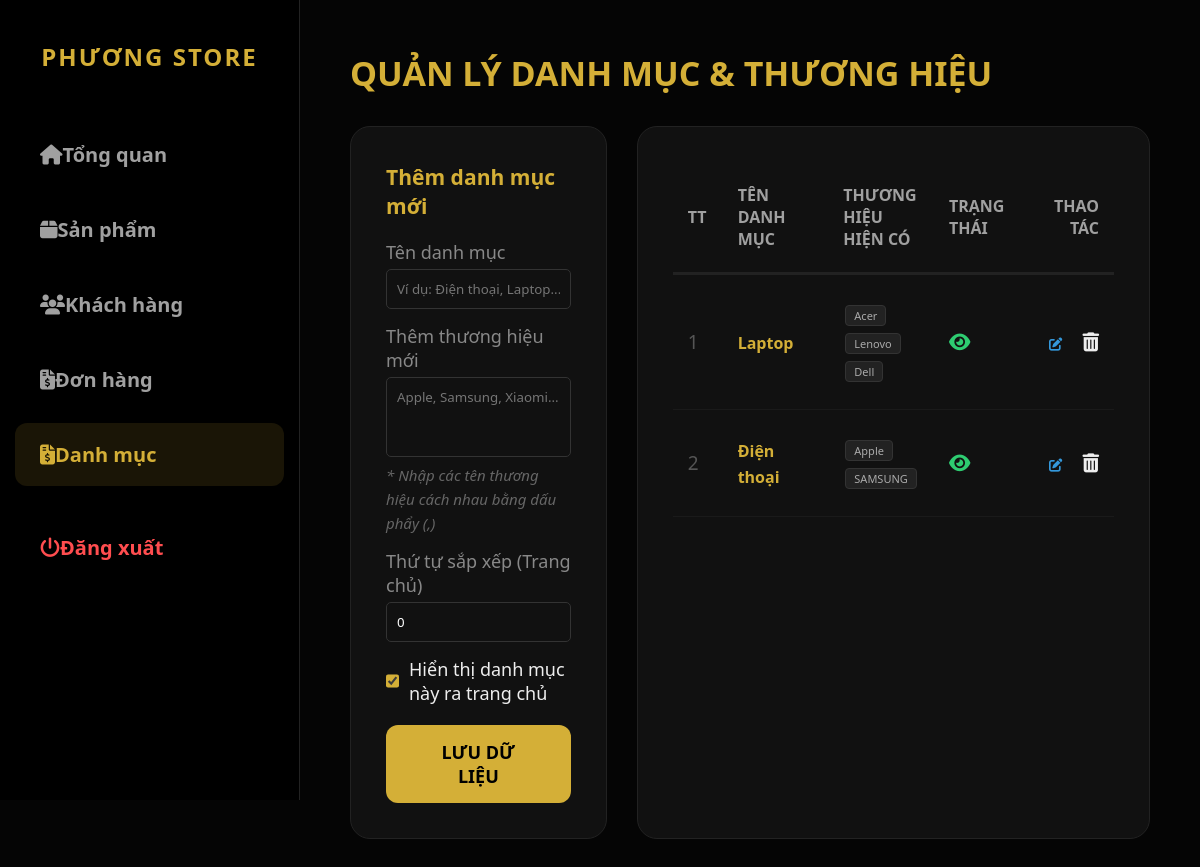
Page /index.php?ctrl=admin&act=manage_categories (signed in) on the committed database.
### tables this page shows
CREATE TABLE IF NOT EXISTS `danhmuc` (
  `ma_danh_muc` int NOT NULL AUTO_INCREMENT,
  `ten_danh_muc` varchar(100) NOT NULL,
  `thu_tu` int NOT NULL DEFAULT '0',
  `hien_thi` tinyint(1) NOT NULL DEFAULT '1',
  PRIMARY KEY (`ma_danh_muc`)
);

CREATE TABLE IF NOT EXISTS `thuonghieu` (
  `ma_thuong_hieu` int NOT NULL AUTO_INCREMENT,
  `ten_thuong_hieu` varchar(100) NOT NULL,
  `ma_danh_muc` int DEFAULT NULL,
  PRIMARY KEY (`ma_thuong_hieu`)
);

### app/controllers/AdminController.php (called while the page is built, shortened)
<?php
require_once 'app/models/ProductModel.php';
class AdminController {
    private $productModel;
    public function __construct() {
        $database = new Database();
        $db = $database->connect();
        $this->productModel = new ProductModel($db);
    }
public function manage_categories() {
    $categories = $this->productModel->getAllCategoriesAdmin();
    require_once 'app/views/admin/categories.php';
}
}

### app/models/ProductModel.php (called while the page is built, shortened)
<?php
class ProductModel {
    private $db;
    public function __construct($db) {
        $this->db = $db;
    }
public function getBrandsByCategory($catId) {
    $sql = "SELECT * FROM thuonghieu WHERE ma_danh_muc = ?";
    $stmt = $this->db->prepare($sql);
    $stmt->execute([$catId]);
    return $stmt->fetchAll(PDO::FETCH_ASSOC);
}
public function getAllCategoriesAdmin() {
    $sql = "SELECT * FROM danhmuc ORDER BY thu_tu ASC";
    return $this->db->query($sql)->fetchAll();
}
}

### app/views/admin/categories.php (the view, shortened to what this page needs)
<!DOCTYPE html>
<html lang="vi">
<head>
    <link rel="stylesheet" href="https://cdnjs.cloudflare.com/ajax/libs/font-awesome/6.4.0/css/all.min.css">
    <link rel="stylesheet" href="public/css/admin.css">
</head>
<body class="admin-body">
<?php include 'sidebar.php'; ?>
<main class="main-content-admin">
    <section class="admin-section active">
        <h1 style="margin-bottom: 30px;">Quản lý danh mục & Thương hiệu</h1>
        <div style="display: grid; grid-template-columns: 1fr 2fr; gap: 30px;">
            <div class="cat-card">
                <h3 id="form-title" style="color:var(--primary); margin-bottom:20px;">Thêm danh mục mới</h3>
                <form action="index.php?ctrl=admin&act=save_category" method="POST" id="cat-form">
                    <div style="margin-bottom:15px;">
                        <label style="display:block; color:#888; margin-bottom:5px;">Tên danh mục</label>
                        <input type="text" name="ten_danh_muc" id="input-ten-dm" required
                               placeholder="Ví dụ: Điện thoại, Laptop..."
                               style="width:100%; padding:10px; background:#111; border:1px solid #333; color:#fff; border-radius:5px;">
                    </div>
                    <div style="margin-bottom:15px;">
                        <label style="display:block; color:#888; margin-bottom:5px;">Thêm thương hiệu mới</label>
                        <textarea name="danh_sach_thuong_hieu" id="input-brands"
                                  placeholder="Apple, Samsung, Xiaomi..."
                                  style="width:100%; height: 80px; padding:10px; background:#111; border:1px solid #333; color:#fff; border-radius:5px; resize: none;"></textarea>
                        <small style="color:#666; font-style: italic;">* Nhập các tên thương hiệu cách nhau bằng dấu phẩy (,)</small>
                    </div>
                    <div style="margin-bottom:15px;">
                        <label style="display:block; color:#888; margin-bottom:5px;">Thứ tự sắp xếp (Trang chủ)</label>
                        <input type="number" name="thu_tu" id="input-thu-tu" value="0"
                               style="width:100%; padding:10px; background:#111; border:1px solid #333; color:#fff; border-radius:5px;">
                    </div>
                    <div style="margin-bottom:20px;">
                        <label style="color:#eee; cursor:pointer; display:flex; align-items:center; gap:10px;">
                            <input type="checkbox" name="hien_thi" id="input-hien-thi" checked style="width:18px; height:18px; accent-color:var(--primary);">
                            Hiển thị danh mục này ra trang chủ
                        </label>
                    </div>
                    <div style="display:flex; gap:10px;">
                        <button type="submit" class="btn-primary" style="flex:1;">LƯU DỮ LIỆU</button>
                    </div>
                </form>
            </div>
            <div class="cat-card">
                <table class="table-admin">
                    <thead>
                        <tr>
                            <th width="50">TT</th>
                            <th>Tên danh mục</th>
                            <th>Thương hiệu hiện có</th>
                            <th width="80">Trạng thái</th>
                            <th width="100" style="text-align:right;">Thao tác</th>
                        </tr>
                    </thead>
                    <tbody>
                        <?php if(!empty($categories)): ?>
                            <?php foreach ($categories as $c): ?>
                            <tr>
                                <td style="color:#555;"><?= $c['thu_tu'] ?></td>
                                <td>
                                    <strong style="color:var(--primary); font-size:16px;"><?= htmlspecialchars($c['ten_danh_muc']) ?></strong>
                                </td>
                                <td>
                                    <?php
                                        $brands = $this->productModel->getBrandsByCategory($c['ma_danh_muc']);
                                        if(!empty($brands)){
                                            foreach($brands as $b){
                                                echo '<span style="display:inline-block; background:#222; padding:2px 8px; border-radius:4px; font-size:11px; margin:2px; color:#aaa; border:1px solid #333;">'.$b['ten_thuong_hieu'].'</span>';
                                            }
                                        } else {
                                            echo '<span style="color:#444; font-size:12px;">Chưa có thương hiệu</span>';
                                        }
                                    ?>
                                </td>
                                <td>
                                    <?php if($c['hien_thi']): ?>
                                        <i class="fa-solid fa-eye" style="color:#2ecc71;" title="Đang hiện"></i>
                                    <?php else: ?>
                                        <i class="fa-solid fa-eye-slash" style="color:#e74c3c;" title="Đang ẩn"></i>
                                    <?php endif; ?>
                                </td>
                                <td style="text-align:right;">
                                    <button onclick="editCategory(<?= htmlspecialchars(json_encode($c)) ?>)"
                                            style="background:none; border:none; color:#3498db; cursor:pointer; margin-right:15px;">
                                        <i class="fa-solid fa-pen-to-square"></i>
                                    </button>
                                    <a href="index.php?ctrl=admin&act=delete_category&id=<?= $c['ma_danh_muc'] ?>"
                                       onclick="return confirm('Xóa danh mục này sẽ ảnh hưởng đến sản phẩm liên quan. Bạn có chắc không?')"
                                       style="color:var(--danger);"><i class="fa-solid fa-trash-can"></i></a>
                                </td>
                            </tr>
                            <?php endforeach; ?>
                        <?php else: ?>
                            <tr><td colspan="5" style="text-align:center; padding:30px; color:#555;">Chưa có danh mục nào được tạo.</td></tr>
                        <?php endif; ?>
                    </tbody>
                </table>
            </div>
        </div>
    </section>
</main>
</body>
</html>

### public/css/admin.css (style rules this page uses)
:root { --primary: #d4af37; --bg-dark: #050505; --bg-card: #111111; --text-main: #eeeeee; --text-muted: #a0a0a0; --border: #222222; --sidebar-width: 300px; }
* { margin: 0; padding: 0; box-sizing: border-box; font-family: 'Segoe UI', sans-serif; }
body.admin-body { background-color: var(--bg-dark); color: var(--text-main); display: flex; min-height: 100vh; font-size: 18px; }
.main-content-admin { margin-left: var(--sidebar-width); padding: 50px; width: calc(100% - var(--sidebar-width)); }
h1 { font-size: 34px; font-weight: 800; color: var(--primary); text-transform: uppercase; margin-bottom: 40px; }
.cat-card { background: var(--bg-card); border-radius: 20px; padding: 35px; margin-bottom: 40px; border: 1px solid var(--border); }
.table-admin { width: 100%; border-collapse: collapse; table-layout: fixed; }
.table-admin th { padding: 22px 15px; font-size: 16px; color: var(--text-muted); text-transform: uppercase; border-bottom: 3px solid var(--border); text-align: left; }
.table-admin td { padding: 25px 15px; font-size: 19px; border-bottom: 1px solid #1a1a1a; vertical-align: middle; }
.btn-primary { background-color: var(--primary); color: #000; padding: 15px 35px; border-radius: 12px; font-weight: 800; font-size: 18px; border: none; cursor: pointer; text-decoration: none; display: inline-block; transition: 0.3s; }

### rows in the picture
danhmuc: thu_tu "1", ten_danh_muc "Laptop", hien_thi 1 (drawn)
thuonghieu: ten_thuong_hieu "Acer"
thuonghieu: ten_thuong_hieu "Lenovo"
thuonghieu: ten_thuong_hieu "Dell"
danhmuc: thu_tu "2", ten_danh_muc "Điện thoại", hien_thi 1 (drawn)
thuonghieu: ten_thuong_hieu "Apple"
thuonghieu: ten_thuong_hieu "SAMSUNG"
